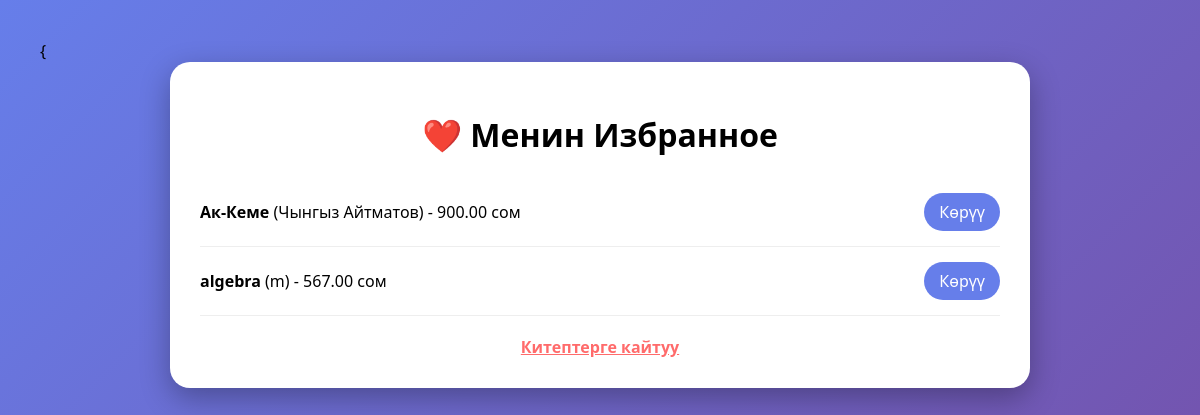
The page /favorites/ (signed in) on the database its author committed.
### shop/models.py (models this page shows, shortened)
class Favorite(models.Model):
    user = models.ForeignKey(
        User,
        on_delete=models.CASCADE,
        related_name="favorites"
    )
    book = models.ForeignKey(
        Book,
        on_delete=models.CASCADE,
        related_name="favorited_by"
    )
    created_at = models.DateTimeField(auto_now_add=True)
    class Meta:
        unique_together = ("user", "book")

class Book(models.Model):
    title = models.CharField(max_length=200, verbose_name="Аталышы")
    author = models.CharField(max_length=100, verbose_name="Автору")
    price = models.DecimalField(
        max_digits=10,
        decimal_places=2,
        verbose_name="Баасы"
    )
    description = models.TextField(
        blank=True,
        verbose_name="Сүрөттөмөсү"
    )
    genre = models.ForeignKey(
        Genre,
        on_delete=models.CASCADE,
        verbose_name="Жанры"
    )
    image = models.ImageField(
        upload_to="book_covers/",
        blank=True,
        null=True,
        verbose_name="Сүрөтү"
    )

### shop/views.py (the view)
# urls.py: path('favorites/', views.favorite_list, name='favorite_list'),
@login_required
def favorite_list(request):
    favorites = Favorite.objects.filter(user=request.user).select_related('book')
    return render(request, 'shop/favorite_list.html', {'favorites': favorites})

### shop/templates/shop/favorite_list.html (shortened to what this page needs)
{<!DOCTYPE html>
<html lang="ky">
<head>
</head>
<body>
    <div class="container">
        <h1>❤️ Менин Избранное</h1>
        {% if favorites %}
            <ul style="list-style: none; padding: 0;">
                {% for fav in favorites %}
                    <li class="item">
                        <div>
                            <strong>{{ fav.book.title }}</strong> ({{ fav.book.author }}) - {{ fav.book.price }} сом
                        </div>
                        <a href="/book/{{ fav.book.pk }}/" class="btn-view">Көрүү</a>
                    </li>
                {% endfor %}
            </ul>
        {% else %}
            <p style="text-align: center;">Азырынча избранное жок.</p>
        {% endif %}
        <a href="/books/" style="display: block; text-align: center; margin-top: 20px; color: #ff6b6b; font-weight: bold;">Китептерге кайтуу</a>
    </div>
</body>
</html>

### shop/templates/shop/favorite_list.html (style rules this page uses)
body { font-family: 'Segoe UI', sans-serif; background: linear-gradient(135deg, #667eea 0%, #764ba2 100%); margin: 0; padding: 40px; }
.container { max-width: 800px; margin: 0 auto; background: white; padding: 30px; border-radius: 20px; box-shadow: 0 10px 30px rgba(0,0,0,0.3); }
h1 { text-align: center; }
.item { border-bottom: 1px solid #eee; padding: 15px 0; display: flex; justify-content: space-between; align-items: center; }
.btn-view { background-color: #667eea; color: white; text-decoration: none; padding: 8px 15px; border-radius: 20px; }

### rows shown on the page
Favorite: book "Ак-Кеме", book.author "Чынгыз Айтматов", book.price "900.00"
Favorite: book "algebra", book.author "m", book.price "567.00"
